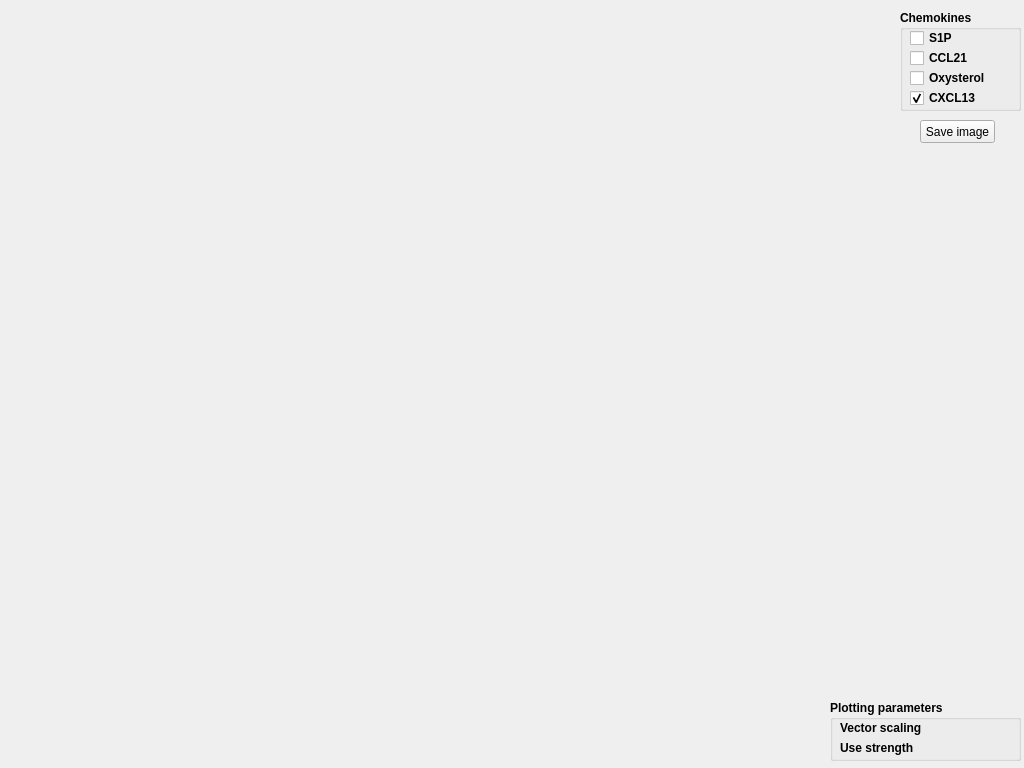
<?xml version="1.0" encoding="UTF-8"?>
<ui version="4.0">
 <class>SimpleView3D</class>
 <widget class="QMainWindow" name="SimpleView3D">
  <property name="geometry">
   <rect>
    <x>0</x>
    <y>0</y>
    <width>1024</width>
    <height>768</height>
   </rect>
  </property>
  <property name="windowTitle">
   <string>SimpleView</string>
  </property>
  <widget class="QWidget" name="centralwidget">
   <widget class="QVTKWidget" name="qvtkWidget_gradient" native="true">
    <property name="geometry">
     <rect>
      <x>7</x>
      <y>7</y>
      <width>768</width>
      <height>768</height>
     </rect>
    </property>
   </widget>
   <widget class="QGroupBox" name="groupBox_plot">
    <property name="geometry">
     <rect>
      <x>830</x>
      <y>700</y>
      <width>191</width>
      <height>61</height>
     </rect>
    </property>
    <property name="font">
     <font>
      <weight>75</weight>
      <bold>true</bold>
     </font>
    </property>
    <property name="title">
     <string>Plotting parameters</string>
    </property>
    <widget class="QLabel" name="label_scaling">
     <property name="geometry">
      <rect>
       <x>10</x>
       <y>20</y>
       <width>171</width>
       <height>16</height>
      </rect>
     </property>
     <property name="text">
      <string>Vector scaling</string>
     </property>
    </widget>
    <widget class="QLabel" name="label_strength">
     <property name="geometry">
      <rect>
       <x>10</x>
       <y>40</y>
       <width>171</width>
       <height>16</height>
      </rect>
     </property>
     <property name="text">
      <string>Use strength</string>
     </property>
    </widget>
   </widget>
   <widget class="QGroupBox" name="groupBox_chemokines">
    <property name="geometry">
     <rect>
      <x>900</x>
      <y>10</y>
      <width>121</width>
      <height>101</height>
     </rect>
    </property>
    <property name="font">
     <font>
      <weight>75</weight>
      <bold>true</bold>
     </font>
    </property>
    <property name="title">
     <string>Chemokines</string>
    </property>
    <widget class="QCheckBox" name="checkBox_S1P">
     <property name="geometry">
      <rect>
       <x>10</x>
       <y>20</y>
       <width>75</width>
       <height>16</height>
      </rect>
     </property>
     <property name="font">
      <font>
       <weight>75</weight>
       <bold>true</bold>
      </font>
     </property>
     <property name="text">
      <string>S1P</string>
     </property>
     <property name="checked">
      <bool>false</bool>
     </property>
    </widget>
    <widget class="QCheckBox" name="checkBox_CCL21">
     <property name="geometry">
      <rect>
       <x>10</x>
       <y>40</y>
       <width>75</width>
       <height>16</height>
      </rect>
     </property>
     <property name="font">
      <font>
       <weight>75</weight>
       <bold>true</bold>
      </font>
     </property>
     <property name="text">
      <string>CCL21</string>
     </property>
    </widget>
    <widget class="QCheckBox" name="checkBox_Oxy">
     <property name="geometry">
      <rect>
       <x>10</x>
       <y>60</y>
       <width>81</width>
       <height>16</height>
      </rect>
     </property>
     <property name="font">
      <font>
       <weight>75</weight>
       <bold>true</bold>
      </font>
     </property>
     <property name="text">
      <string>Oxysterol</string>
     </property>
    </widget>
    <widget class="QCheckBox" name="checkBox_CXCL13">
     <property name="geometry">
      <rect>
       <x>10</x>
       <y>80</y>
       <width>75</width>
       <height>16</height>
      </rect>
     </property>
     <property name="font">
      <font>
       <weight>75</weight>
       <bold>true</bold>
      </font>
     </property>
     <property name="text">
      <string>CXCL13</string>
     </property>
     <property name="checked">
      <bool>true</bool>
     </property>
    </widget>
   </widget>
   <widget class="QPushButton" name="pushButton_saveImage">
    <property name="geometry">
     <rect>
      <x>920</x>
      <y>120</y>
      <width>75</width>
      <height>23</height>
     </rect>
    </property>
    <property name="text">
     <string>Save image</string>
    </property>
   </widget>
  </widget>
  <action name="actionOpenFile">
   <property name="enabled">
    <bool>true</bool>
   </property>
   <property name="text">
    <string>Open File...</string>
   </property>
  </action>
  <action name="actionExit">
   <property name="text">
    <string>Exit</string>
   </property>
  </action>
  <action name="actionPrint">
   <property name="text">
    <string>Print</string>
   </property>
  </action>
  <action name="actionHelp">
   <property name="text">
    <string>Help</string>
   </property>
  </action>
  <action name="actionSave">
   <property name="text">
    <string>Save</string>
   </property>
  </action>
 </widget>
 <customwidgets>
  <customwidget>
   <class>QVTKWidget</class>
   <extends>QWidget</extends>
   <header>QVTKWidget.h</header>
   <slots>
    <slot>stateChanged_CheckBox_CCL21()</slot>
   </slots>
  </customwidget>
 </customwidgets>
 <resources/>
 <connections>
  <connection>
   <sender>checkBox_S1P</sender>
   <signal>stateChanged(int)</signal>
   <receiver>SimpleView3D</receiver>
   <slot>stateChanged_CheckBox_S1P()</slot>
   <hints>
    <hint type="sourcelabel">
     <x>910</x>
     <y>30</y>
    </hint>
    <hint type="destinationlabel">
     <x>495</x>
     <y>15</y>
    </hint>
   </hints>
  </connection>
  <connection>
   <sender>checkBox_CCL21</sender>
   <signal>stateChanged(int)</signal>
   <receiver>SimpleView3D</receiver>
   <slot>stateChanged_CheckBox_CCL21()</slot>
   <hints>
    <hint type="sourcelabel">
     <x>910</x>
     <y>50</y>
    </hint>
    <hint type="destinationlabel">
     <x>536</x>
     <y>6</y>
    </hint>
   </hints>
  </connection>
  <connection>
   <sender>checkBox_Oxy</sender>
   <signal>stateChanged(int)</signal>
   <receiver>SimpleView3D</receiver>
   <slot>stateChanged_CheckBox_Oxy()</slot>
   <hints>
    <hint type="sourcelabel">
     <x>910</x>
     <y>70</y>
    </hint>
    <hint type="destinationlabel">
     <x>294</x>
     <y>0</y>
    </hint>
   </hints>
  </connection>
  <connection>
   <sender>checkBox_CXCL13</sender>
   <signal>stateChanged(int)</signal>
   <receiver>SimpleView3D</receiver>
   <slot>stateChanged_CheckBox_CXCL13()</slot>
   <hints>
    <hint type="sourcelabel">
     <x>910</x>
     <y>90</y>
    </hint>
    <hint type="destinationlabel">
     <x>587</x>
     <y>2</y>
    </hint>
   </hints>
  </connection>
  <connection>
   <sender>pushButton_saveImage</sender>
   <signal>clicked()</signal>
   <receiver>SimpleView3D</receiver>
   <slot>saveImage()</slot>
   <hints>
    <hint type="sourcelabel">
     <x>941</x>
     <y>130</y>
    </hint>
    <hint type="destinationlabel">
     <x>674</x>
     <y>-4</y>
    </hint>
   </hints>
  </connection>
 </connections>
 <slots>
  <slot>stateChanged_CheckBox_S1P()</slot>
  <slot>stateChanged_CheckBox_CCL21()</slot>
  <slot>stateChanged_CheckBox_Oxy()</slot>
  <slot>stateChanged_CheckBox_CXCL13()</slot>
  <slot>saveImage()</slot>
 </slots>
</ui>
